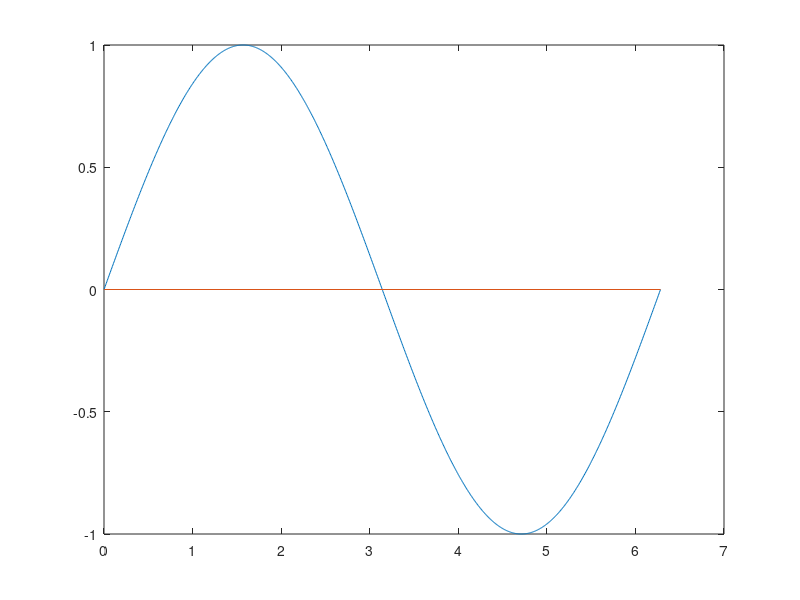

This chart was generated by the following MATLAB code:
%3
%Generate a sine wave by taking equispace points  for angle in the range 0 to 2 𝜋 Programming/command alone  problems
clc;clear all;
x=linspace(0,2*pi,1000);
y=sin(x);
plot(x,y);hold on;plot([0,2*pi],[0,0]);

%%
%4
%write code for adding numbers 1 to 100 "("integers")" using for loop
clc;clear all
s=0;
for i=1:100
    s=s+i;
end
disp(s)

%%
%5
%"write code for adding number 1 to 100 "("integers")"using  while loop"
clc;clear all
s=0;
i=100;
while i>0
    s=s+i;
    i=i-1;
end
disp(s)

%%
%6
%"write code for adding odd numbers from 1 to 100 using for loop"
clc;clear all
s=0;
for i=1:2:100
    s=s+i;
end
disp(s)

%%
%7
%"write code for adding odd numbers from 1 to 100 using  while loop"
clc;clear all
s=0;
i=99;
while i>0
    s=s+i;
    i=i-2;
end
disp(s)

%%
%8
%"Add integers from  1 to 100 using Matlab commands alone"
clc;clear all;
s = sum(1:100);
disp(s)

%%
%9
%"Add 1 to 100 odd numbers using Matlab commands alone"
clc;clear all;
s = sum(1:2:100);
disp(s)

%%
%10
%Add all integer numbers from 1 to 100 that are divisible by 2 or 5  using commands alone
clc;clear all;
i=1:100;
s=sum(find((mod(i,2)==0)|(mod(i,5)==0)));
disp(s)

%%
%11
%"Generate " 50 𝐹𝑖𝑏𝑜𝑛𝑎𝑐𝑐𝑖" numbers using  a FOR" " loop "
clc;clear all;
t1=0;t2=1;t3=t1+t2;
for i=1:50
    disp(t1)
    t1=t2;
    t2=t3;
    t3=t2+t1;
end

%%
%12
%"Generate " 50 𝐹𝑖𝑏𝑜𝑛𝑎𝑐𝑐𝑖" numbers using  a while" " loop"
clc;clear all;
t1=0;t2=1;t3=t1+t2;
i=50;
while i>0
    disp(t1)
    t1=t2;
    t2=t3;
    t3=t2+t1;
    i=i-1;
end

%%
%13
%"Generate all  " 𝐹𝑖𝑏𝑜𝑛𝑎𝑐𝑐𝑖" numbers less than 5000 using FOR" " loop " 𝑎𝑛𝑑" break"
clc;clear all;
t1=0;t2=1;t3=t1+t2;
for i=1:50
    disp(t1)
    t1=t2;
    t2=t3;
    t3=t2+t1;
    if(t1>5000)
        break;
    end
end

%%
%14
%"Generate all  " 𝐹𝑖𝑏𝑜𝑛𝑎𝑐𝑐𝑖" numbers less than 5000 using " 𝑤ℎ𝑖𝑙𝑒" loop"
clc;clear all;
t1=0;t2=1;t3=t1+t2;
i=50;
while i>0
    disp(t1)
    t1=t2;
    t2=t3;
    t3=t2+t1;
    i=i-1;
    if(t1>5000)
        break;
    end
end

%%
%15
%"Generate all prime numbers between 10 and 100 using prime numbers less than 10"
clc;clear all;
p=[2,3,5,7];
x=[];
for i=10:100
    if(mod(i,p)~=0)
        x=[x,i];
    end
end
disp(x)

%%
%16
%"Generate all prime numbers between 32 and 1000 using prime numbers less than 32"
clc;clear all;
p=[2,3,5,7,11,13,17,19,23,29,31];
x=[];
for i=32:1000
    if(mod(i,p)~=0)
        x=[x,i];
    end
end
disp(x)


%%
%17
%"Generate squares of all integer numbers from 0 to 10 in an array using one command"
clc;clear all;
i=power(1:10,2)

%%
%18
%"Generate all integer numbers from 1 to 10 in an array and divide each by its own square root using one command"
clc;clear all;
i=(1:10)./sqrt(1:10)

%%
%19
% Generate squares of integer numbers from 1 to 10 in an array and divide each by its own square root using one command"
clc;clear all;
i=power(1:10,2)./sqrt(1:10)

%%
%20
%"Generate cuberoot of integer numbers from 1 to 10 in an array and divide each by its own square root using one command"
clc;clear all
i=nthroot(1:10,3)./sqrt(1:10)

%%
%21
%"Generate " "e" ^𝑥 " for  all integer numbers from 0 to 10 in an array using one command"
clc;clear all
i=exp(1:10)

%%
%22a
%𝐴𝑑𝑑 all positive numbers which are muliple of 3 or 5 till the sum is just above 1000 and find the number of numbers needed to get that sum"
clc;clear all;
s=0;j=0;
i=1;
while s<1000
    if(mod(i,3)==0||mod(i,5)==0)
        s=s+i;
        j=j+1;
    end
    i=i+1;
end
disp(s);disp(j)

%%
%22b
%𝐴𝑑𝑑" all positive numbers which are muliple of 3 or 5 but not both till the sum is just above 1000" and find the number of numbers needed to get that sum"
clc;clear all;
s=0;j=0;
i=1;
while s<1000
    if((mod(i,3)==0||mod(i,5)==0)&&(mod(i,15)~=0))
        s=s+i;
        j=j+1;
    end
    i=i+1;
end
disp(s);disp(j)
%%
%23
%"Generate all  " 𝐹𝑖𝑏𝑜𝑛𝑎𝑐𝑐𝑖" numbers whose sum is less than 5000 "
clc;clear all;
t1=0;t2=1;t3=t1+t2;s=0;
while s<5000
    disp(t1)
    s=s+t2;
    t1=t2;
    t2=t3;
    t3=t2+t1; 
end

%%
%24
%"Generate all  " 𝐹𝑖𝑏𝑜𝑛𝑎𝑐𝑐𝑖" numbers till the difference of two consecutive fibonacci number is first time above 1000"
clc;clear all;
t1=0;t2=1;t3=t1+t2;s=0;
while s<1000
    disp(t1)
    s=t2-t1;
    t1=t2;
    t2=t3;
    t3=t2+t1; 
end

%%
%25
%"Generate all prime numbers till their cumulative sum is first time above 10000"
clc;clear all;
s=0;j=1;
i=primes(10000);
x=[];
while s<10000
    s=i(j)+i(j+1);
    j=j+1;
    x=[x,i(j)];
end
disp(x)


%%
%LA
%%
%1
% Generation of integer matrix with given Rank
clc;clear all;
x=randi([0 9],4,3)*randi([0 9],3,3)%4x3 matrix of rank 3
rank(x)

%%
%2
%Generation of independent vectors which are orthogonal to given set of vectors
clc;clear all;
j=randi([1 3]);
x=randi([0 9],3,j)*randi([0 9],j,3);
disp(null(x'))

%%
%3
%Generation of orthogonal square matrices
clc;clear all;
x=randi([0 9],3,3)*randi([0 9],3,3)
y=orth(x)

%%
%4
%Generation of infinite solution to Ax=b if it exist
clc;clear all;
a = randi([1 10],3,2)*randi([1 10],2,3); 
b = rand()*a(:,1)+rand()*a(:,2)+a(:,3);
xp = pinv(a)*b;
xn = null(a);
for i=1:100
    x = xn*rand()+xp
end

%%
%5
%CR decomposition
clc;clear all;
A=[1 2 3; 3 4 5; 2+3 4+4 6+5];
A=A';
[R , colindex]=rref(A);
r=length(colindex);
R=R(1:r,:)
C=A(:,colindex)
An=C*R

%%
%6
%Code to Generate random integer matrix whose inverse is also an integer matrix 
clc;clear all
rng(12345);
B=randi([-3 3],3)
B=B-diag(diag(B))+eye(size(B))
L = tril(B);
U = triu(B);
A=L*U
det(A)
C=inv(A)

%%
%7
%Code to Generate  random integer matrix with given eigen values
clc;clear all
rng(12345);
B=randi([-3 3],3);
B=B-diag(diag(B))+eye(size(B));
L = tril(B);
U = triu(B);
A=L*U;
A=A*diag([1 2 3])*inv(A)
eig(A)

%%
%8
%Code to Generate  Symmetric matrices
n=randi(5);
A = randi([-10, 10], n, n);
A = 0.5*(A + A')

%%
%9
%Code to Generate  Symmetric matrices with given eigenvalues
clc;clear all
rng(12345);
e=[1,2,3];
n=length(e);
Q=orth(rand(n, n));
D=diag(e);
A=Q*D*Q'

%%
%10
clc;clear all;
n=randi([0 5]);
Q=orth(rand(n, n));
D=diag(rand(n, 1));
A=Q*D*Q'
